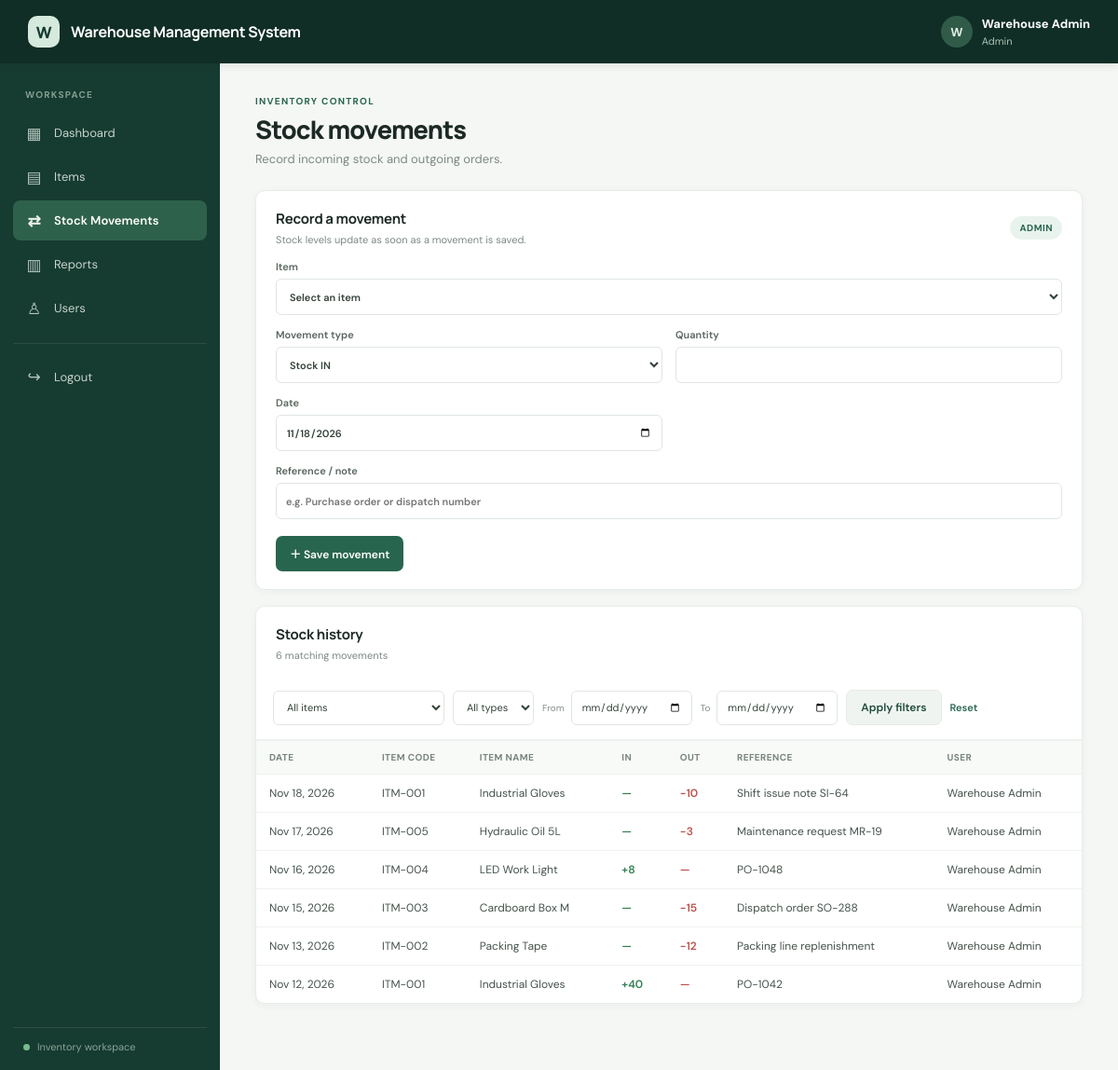
Page /admin/movements.php (signed in) on the committed database.
### tables this page shows
CREATE TABLE IF NOT EXISTS stock_movements (
  id BIGINT UNSIGNED NOT NULL AUTO_INCREMENT,
  item_id INT UNSIGNED NOT NULL,
  movement_type ENUM('IN','OUT') NOT NULL,
  quantity INT UNSIGNED NOT NULL,
  movement_date DATE NOT NULL,
  reference_note VARCHAR(255) NULL,
  created_by INT UNSIGNED NOT NULL,
  created_at TIMESTAMP NOT NULL DEFAULT CURRENT_TIMESTAMP,
  PRIMARY KEY (id),
  KEY idx_movements_item_date (item_id,movement_date),
  KEY idx_movements_type_date (movement_type,movement_date),
  KEY idx_movements_created_by (created_by),
  CONSTRAINT fk_movements_item FOREIGN KEY (item_id) REFERENCES items(id) ON DELETE RESTRICT ON UPDATE CASCADE,
  CONSTRAINT fk_movements_user FOREIGN KEY (created_by) REFERENCES users(id) ON DELETE RESTRICT ON UPDATE CASCADE
);

CREATE TABLE IF NOT EXISTS items (
  id INT UNSIGNED NOT NULL AUTO_INCREMENT,
  item_code VARCHAR(40) NOT NULL,
  item_name VARCHAR(160) NOT NULL,
  category VARCHAR(100) NOT NULL,
  location VARCHAR(80) NOT NULL,
  quantity INT UNSIGNED NOT NULL DEFAULT 0,
  unit VARCHAR(40) NOT NULL,
  reorder_level INT UNSIGNED NOT NULL DEFAULT 0,
  created_at TIMESTAMP NOT NULL DEFAULT CURRENT_TIMESTAMP,
  updated_at TIMESTAMP NOT NULL DEFAULT CURRENT_TIMESTAMP ON UPDATE CURRENT_TIMESTAMP,
  PRIMARY KEY (id), UNIQUE KEY uq_items_code (item_code), KEY idx_items_category (category), KEY idx_items_name (item_name), KEY idx_items_low_stock (quantity,reorder_level)
);

CREATE TABLE IF NOT EXISTS users (
  id INT UNSIGNED NOT NULL AUTO_INCREMENT,
  full_name VARCHAR(120) NOT NULL,
  username VARCHAR(50) NOT NULL,
  password_hash VARCHAR(255) NOT NULL,
  role ENUM('admin','user') NOT NULL DEFAULT 'user',
  is_active TINYINT(1) NOT NULL DEFAULT 1,
  created_at TIMESTAMP NOT NULL DEFAULT CURRENT_TIMESTAMP,
  updated_at TIMESTAMP NOT NULL DEFAULT CURRENT_TIMESTAMP ON UPDATE CURRENT_TIMESTAMP,
  PRIMARY KEY (id), UNIQUE KEY uq_users_username (username), KEY idx_users_role (role)
);

### includes/init.php (called while the page is built, shortened)
<?php
require_once __DIR__ . '/../config/database.php';
function e(mixed $value): string { return htmlspecialchars((string)$value, ENT_QUOTES | ENT_SUBSTITUTE, 'UTF-8'); }
function url(string $path = ''): string { return rtrim(BASE_PATH, '/') . '/' . ltrim($path, '/'); }
function currentUser(): ?array { return $_SESSION['user'] ?? null; }
function dateValue(?string $date): string { return $date ? date('M j, Y', strtotime($date)) : '—'; }
function historyRows(array $filters = [], int $limit = 0): array {
    $sql = 'SELECT sm.*, i.item_code, i.item_name, i.category, i.unit, u.full_name FROM stock_movements sm JOIN items i ON i.id=sm.item_id JOIN users u ON u.id=sm.created_by WHERE 1=1';
    $params = [];
    $sql .= ' ORDER BY sm.movement_date DESC, sm.id DESC';
    $stmt = db()->prepare($sql); $stmt->execute($params); return $stmt->fetchAll();
}
function layoutStart(string $title, string $active = ''): void { require __DIR__ . '/header.php'; }
function layoutEnd(): void { require __DIR__ . '/footer.php'; }

### config/database.php (called while the page is built, shortened)
<?php
function db(): PDO
{
    static $pdo = null;
    if ($pdo instanceof PDO) return $pdo;
    $dsn = 'mysql:host=' . DB_HOST . ';port=' . DB_PORT . ';dbname=' . DB_NAME . ';charset=utf8mb4';
    $pdo = new PDO($dsn, DB_USER, DB_PASS, [
        PDO::ATTR_ERRMODE => PDO::ERRMODE_EXCEPTION,
        PDO::ATTR_DEFAULT_FETCH_MODE => PDO::FETCH_ASSOC,
        PDO::ATTR_EMULATE_PREPARES => false,
    ]);
    return $pdo;
}

### admin/movements.php (the view, shortened to what this page needs)
<?php
require_once __DIR__ . '/../includes/init.php'; requireAdmin(); $pdo=db();
$filters=['item_id'=>(string)($_GET['item_id']??''),'movement_type'=>(string)($_GET['movement_type']??''),'start_date'=>(string)($_GET['start_date']??''),'end_date'=>(string)($_GET['end_date']??'')];$rows=historyRows($filters);$items=allItems();$title='Stock Movements';$active='movements';layoutStart($title,$active);
?><div class="page-heading"><div><div class="eyebrow">INVENTORY CONTROL</div><h1>Stock movements</h1><p>Record incoming stock and outgoing orders.</p></div></div><section class="panel form-panel"><div class="panel-heading"><div><h2>Record a movement</h2><p>Stock levels update as soon as a movement is saved.</p></div><span class="panel-tag">ADMIN</span></div><form method="post" class="form-grid movement-form"><input type="hidden" name="csrf" value="<?= e(csrfToken()) ?>"><label class="span-2">Item<select name="item_id" required><option value="">Select an item</option><?php foreach($items as $i): ?><option value="<?= e($i['id']) ?>"><?= e($i['item_code'].' — '.$i['item_name'].' ('.$i['quantity'].' '.$i['unit'].')') ?></option><?php endforeach; ?></select></label><label>Movement type<select name="movement_type" required><option value="IN">Stock IN</option><option value="OUT">Stock OUT</option></select></label><label>Quantity<input type="number" name="quantity" min="1" step="1" required></label><label>Date<input type="date" name="movement_date" value="<?= e(date('Y-m-d')) ?>" required></label><label class="span-2">Reference / note<input name="reference_note" maxlength="255" placeholder="e.g. Purchase order or dispatch number"></label><div class="form-actions span-2"><button class="button primary">＋ Save movement</button></div></form></section>
<section class="panel"><div class="panel-heading"><div><h2>Stock history</h2><p><?= count($rows) ?> matching movement<?= count($rows)===1?'':'s' ?></p></div></div><form class="filter-bar wrap" method="get"><select name="item_id"><option value="">All items</option><?php foreach($items as $i): ?><option value="<?= e($i['id']) ?>" <?= (string)$i['id']===$filters['item_id']?'selected':'' ?>><?= e($i['item_code'].' · '.$i['item_name']) ?></option><?php endforeach; ?></select><select name="movement_type"><option value="">All types</option><option value="IN" <?= $filters['movement_type']==='IN'?'selected':'' ?>>IN</option><option value="OUT" <?= $filters['movement_type']==='OUT'?'selected':'' ?>>OUT</option></select><label class="date-filter">From<input type="date" name="start_date" value="<?= e($filters['start_date']) ?>"></label><label class="date-filter">To<input type="date" name="end_date" value="<?= e($filters['end_date']) ?>"></label><button class="button light">Apply filters</button><a class="text-link" href="<?= e(url('admin/movements.php')) ?>">Reset</a></form><div class="table-wrap"><table><thead><tr><th>Date</th><th>Item code</th><th>Item name</th><th>IN</th><th>OUT</th><th>Reference</th><th>User</th></tr></thead><tbody><?php if(!$rows): ?><tr><td colspan="7" class="empty">No stock movements match these filters.</td></tr><?php else:foreach($rows as $r):?><tr><td><?= e(dateValue($r['movement_date'])) ?></td><td><?= e($r['item_code']) ?></td><td><?= e($r['item_name']) ?></td><td class="in-text"><?= $r['movement_type']==='IN'?'+'.e($r['quantity']):'—' ?></td><td class="out-text"><?= $r['movement_type']==='OUT'?'−'.e($r['quantity']):'—' ?></td><td><?= e($r['reference_note']?:'—') ?></td><td><?= e($r['full_name']) ?></td></tr><?php endforeach;endif; ?></tbody></table></div></section><?php layoutEnd(); ?>

### includes/header.php (shortened to what this page needs)
<?php
$user = currentUser(); $flashMessage = takeFlash(); $pageTitle = $title ?? APP_NAME;
?><!doctype html>
<html lang="en"><head><link rel="stylesheet" href="<?= e(url('assets/css/style.css')) ?>"></head><body>
<header class="topbar"><a class="brand" href="<?= e(url($user ? ($user['role']==='admin'?'admin/dashboard.php':'user/dashboard.php') : 'login.php')) ?>"><span class="brand-mark">W</span><span><?= e(APP_NAME) ?></span></a><?php if ($user): ?><div class="profile"><span class="avatar"><?= e(strtoupper(substr($user['full_name'],0,1))) ?></span><span><b><?= e($user['full_name']) ?></b><small><?= e(ucfirst($user['role'])) ?></small></span></div><?php endif; ?></header>
<?php if ($user): ?><div class="app-shell"><?php require __DIR__ . '/nav.php'; ?><main class="main-content"><div class="mobile-title"><?= e(APP_NAME) ?></div><?php if ($flashMessage): ?><div class="alert <?= e($flashMessage['type']) ?>" role="status"><?= e($flashMessage['message']) ?></div><?php endif; ?><?php else: ?><main class="auth-main"><?php if ($flashMessage): ?><div class="alert <?= e($flashMessage['type']) ?>" role="status"><?= e($flashMessage['message']) ?></div><?php endif; ?><?php endif; ?>

### includes/nav.php
<?php $admin = $user['role'] === 'admin'; $links = $admin ? [['Dashboard','admin/dashboard.php','dashboard'],['Items','admin/items.php','items'],['Stock Movements','admin/movements.php','movements'],['Reports','admin/reports.php','reports'],['Users','admin/users.php','users']] : [['Dashboard','user/dashboard.php','dashboard'],['Items','user/items.php','items']]; ?>
<aside class="sidebar"><div class="nav-label">WORKSPACE</div><nav><?php foreach ($links as [$label,$path,$key]): ?><a title="<?= e($label) ?>" aria-label="<?= e($label) ?>" class="nav-link <?= ($active ?? '')===$key?'active':'' ?>" href="<?= e(url($path)) ?>"><span class="nav-icon"><?= ['Dashboard'=>'▦','Items'=>'▤','Stock Movements'=>'⇄','Reports'=>'▥','Users'=>'♙'][$label] ?></span><?= e($label) ?></a><?php endforeach; ?><a title="Logout" aria-label="Logout" class="nav-link logout-link" href="<?= e(url('logout.php')) ?>"><span class="nav-icon">↪</span>Logout</a></nav><div class="sidebar-foot"><span class="status-dot"></span>Inventory workspace</div></aside>

### includes/footer.php
</main><?php if (currentUser()): ?></div><?php endif; ?><script src="<?= e(url('assets/js/app.js')) ?>"></script></body></html>

### rows in the picture
stock_movements: movement_date "Nov 18, 2026", item.item_code "ITM-001", item.item_name "Industrial Gloves", quantity "10", reference_note "Shift issue note SI-64", created_by.full_name "Warehouse Admin"
stock_movements: movement_date "Nov 17, 2026", item.item_code "ITM-005", item.item_name "Hydraulic Oil 5L", quantity "3", reference_note "Maintenance request MR-19", created_by.full_name "Warehouse Admin"
stock_movements: movement_date "Nov 16, 2026", item.item_code "ITM-004", item.item_name "LED Work Light", quantity "8", reference_note "PO-1048", created_by.full_name "Warehouse Admin"
stock_movements: movement_date "Nov 15, 2026", item.item_code "ITM-003", item.item_name "Cardboard Box M", quantity "15", reference_note "Dispatch order SO-288", created_by.full_name "Warehouse Admin"
stock_movements: movement_date "Nov 13, 2026", item.item_code "ITM-002", item.item_name "Packing Tape", quantity "12", reference_note "Packing line replenishment", created_by.full_name "Warehouse Admin"
stock_movements: movement_date "Nov 12, 2026", item.item_code "ITM-001", item.item_name "Industrial Gloves", quantity "40", reference_note "PO-1042", created_by.full_name "Warehouse Admin"

### other values in the picture
APP_NAME "Warehouse Management System"
substr($user['full_name'],0,1) "W"
$user['full_name'] "Warehouse Admin"
$user['role'] "Admin"
$label "Dashboard"
$label "Items"
$label "Stock Movements"
$label "Reports"
$label "Users"
count($rows) "6"
